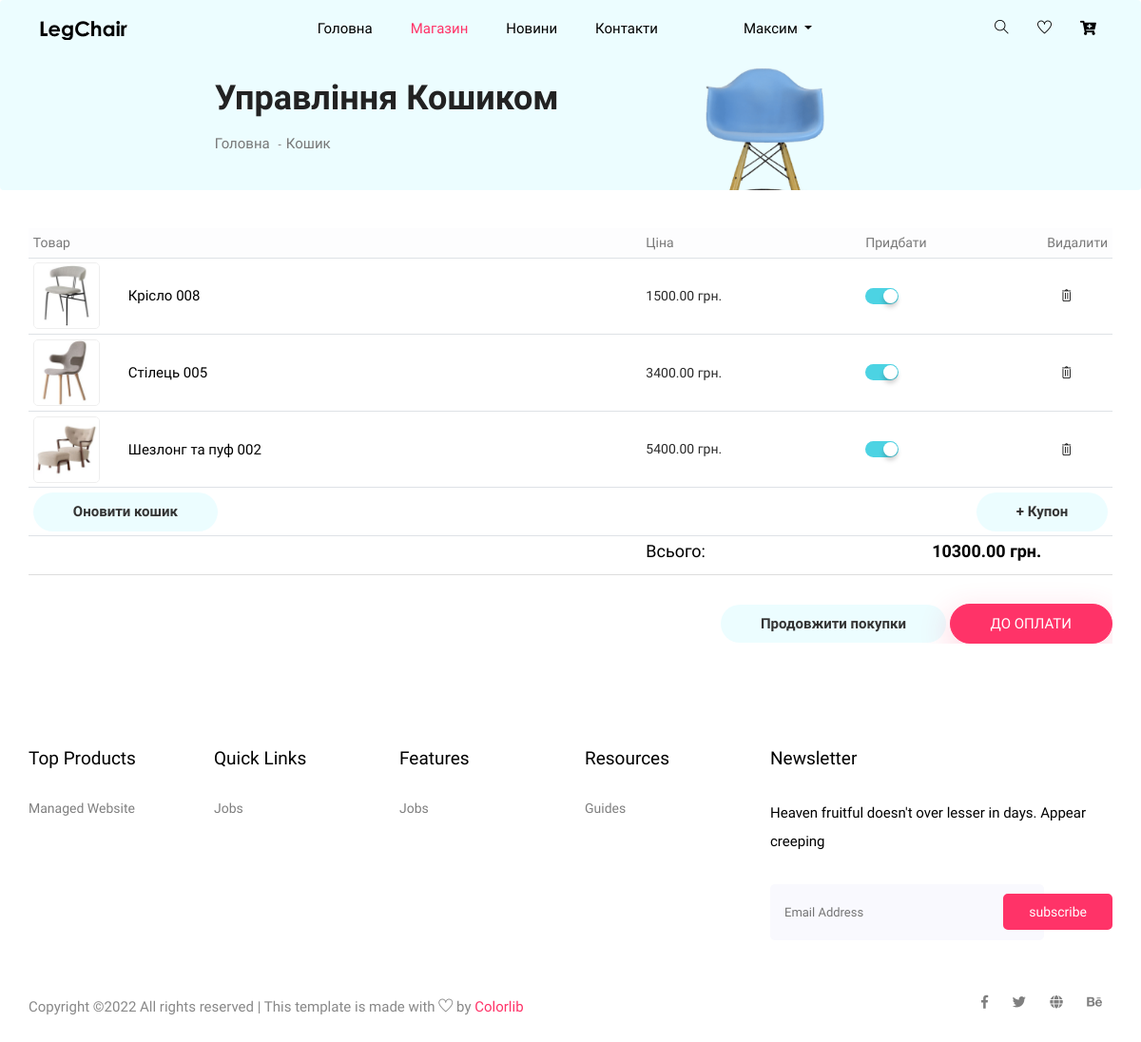
The app's page /cart/ (signed in) with its own data.
### cart/models.py (models this page shows, shortened)
class CardItem (models.Model):
	user = models.ForeignKey(User, on_delete=models.CASCADE)
	product = models.ForeignKey(Product, on_delete=models.CASCADE)
	date = models.DateTimeField(null=False, default=timezone.now)
	status = models.CharField(max_length=100)
	cart_wish = models.CharField(max_length=10, null=False, default='cart')

### store/models.py (models this page shows, shortened)
class Product(models.Model):
    name = models.CharField(max_length=100, unique=True, null=False)
    about = models.TextField(max_length=500, null=False)
    photo = models.FileField(upload_to='products/', null=False)
    price = models.FloatField(null=False, default=1000)
    count = models.IntegerField(null=False, default=1)
    producer = models.ForeignKey(Producer, on_delete=models.CASCADE)
    category = models.ForeignKey(Category, on_delete=models.CASCADE)
    color = models.ForeignKey(Color, on_delete=models.CASCADE)

### cart/views.py (the view)
# urls.py: path('', index),
def index(request):
	return render(request, 'cart/index.html', {
		'page_title': 'Управління Кошиком',
		'user_items': CardItem.objects.filter(user_id=request.user.id, cart_wish='add_cart'),
        'page': 1
	})

### templates/cart/index.html (shortened to what this page needs)
{% extends 'layouts/base.html' %}
{% block content %}
{% load static %}
    <section class="breadcrumb breadcrumb_bg">
        <div class="container">
            <div class="row justify-content-center">
                <div class="col-lg-8">
                    <div class="breadcrumb_iner">
                        <div class="breadcrumb_iner_item">
                            <h2>{{ page_title }}</h2>
                            <p><a href="/">Головна</a> <span>-</span>Кошик</p>
                        </div>
                    </div>
                </div>
            </div>
        </div>
    </section>
    <section class="cart_area section_padding">
        <div class="container">
            <div class="cart_inner">
                <div class="table-responsive">
                <table class="table table-sm">
                    <thead class="table-light">
                        <tr>
                            <th scope="col">Товар</th>
                            <th scope="col">Ціна</th>
                            <th scope="col">Придбати</th>
                            <th scope="col">Видалити</th>
                        </tr>
                    </thead>
                    <tbody class="table-group-devider">
                        {% for item in user_items|dictsort:"product.name" %}
                        <tr>
                            <td>
                                <div class="media">
                                    <div class="d-flex"><img src="../media/{{ item.product.photo }}" alt="" /></div>
                                    <div class="media-body"><p>{{ item.product.name }}</p></div>
                                </div>
                            </td>
                            <td>
                                <h5 class="item-price">{{ item.product.price|floatformat:"2" }}</h5>
                            </td>
                            <td>
                                <div class="confirm-switch text-center">
                                    <label for="cart-{{ item.id }}"></label>
                                </div>
                            </td>
                            <td>
                                <button class="btn-del" value="{{ item.id }}"><i class="ti-trash"></i></batton>
                            </td>
                        </tr>
                        {% endfor %}
                    <tr class="bottom_button">
                        <td><a class="btn_1" href="/cart">Оновити кошик</a></td>
                        <td></td>
                        <td></td>
                        <td>
                            <div class="cupon_text float-right">
                                <a class="btn_1" href="#">+ Купон</a>
                            </div>
                        </td>
                    </tr>
                    <tr>
                        <td></td>
                        <td><h4>Всього:</h4></td>
                        <td colspan="2">
                        <h4 class="item-price item-total text-center"></h4>
                        </td>
                    </tr>
                    </tbody>
                </table>
                <div class="checkout_btn_inner float-right">
                    <a class="btn_1" href="/store">Продовжити покупки</a>
                    <a class="btn_3" id="bill-btn" href="">До оплати</a>
                </div>
            </div>
        </div>
    </section>
{% endblock %}

### templates/frag/header.html (shortened to what this page needs)
    {% load static %}
    <header class="main_menu home_menu">
        <div class="container">
            <div class="row align-items-center">
                <div class="col-lg-12">
                    <nav class="navbar navbar-expand-lg navbar-light">
                        <a class="navbar-brand" href="/"> <img src="{% static 'img/logo.png' %}" alt="logo"> </a>
                        <div class="collapse navbar-collapse main-menu-item" id="navbarContent">
                            <ul class="navbar-nav">
                                <li class="nav-item" id="m0"><a class="nav-link" href="/">Головна</a></li>
                                <li class="nav-item" id="m1"><a class="nav-link" href="/store">Магазин</a></li>
                                <li class="nav-item" id="m2"><a class="nav-link" href="/news">Новини</a></li>
                                <li class="nav-item" id="m3"><a class="nav-link" href="/home/contact">Контакти</a></li>
                                <li class="nav-item dropdown cabinet" id="m4">
                                    <a class="nav-link dropdown-toggle" href="/account" id="navbarDD"
                                    role="button" data-toggle="dropdown" aria-haspopup="true" aria-expanded="false">
                                    {% if user.is_authenticated %}
                                        <span>{{ user.first_name }}</span>
                                    {% else %}
                                        <span>Мій кабінет</span>
                                    {% endif %}
                                    </a>
                                </li>
                            </ul>
                        </div>
                        <div class="hearer_icon d-flex">
                            <a id="search_1" href="javascript:void(0)"><i class="ti-search"></i></a>
                            <a href="/cart/wish" class="wish"><i class="ti-heart"></i></a>
                            <div class="dropdown custom-dropdown cart">
                                <a class="dropdown-toggle" href="#" id="navbarDropdown3" role="button"
                                    data-toggle="dropdown" aria-haspopup="true" aria-expanded="false">
                                    <i class="fas fa-cart-plus"></i>
                                </a>
                    </nav>
                </div>
            </div>
        </div>
    </header>

### static/css/all.css (style rules this page uses)
.fa, .fas, .far, .fal, .fab { -moz-osx-font-smoothing: grayscale; -webkit-font-smoothing: antialiased; display: inline-block; font-style: normal; font-variant: normal; text-rendering: auto; line-height: 1; }
.fa-cart-plus:before { content: "\f217"; }
.fa, .fas { font-family: 'Font Awesome 5 Free'; font-weight: 900; }

### records on screen
CardItem: product.photo (picture), product.name "Крісло 008", product.price "1500.00", {{ item.id }} 31 (drawn)
CardItem: product.photo (picture), product.name "Стілець 005", product.price "3400.00", {{ item.id }} 28 (drawn)
CardItem: product.photo (picture), product.name "Шезлонг та пуф 002", product.price "5400.00", {{ item.id }} 27 (drawn)

### other values on screen
{{ user.first_name }} "Максим"
{{ page_title }} "Управління Кошиком"
